Frame 1 (no input): blank canvas, image omitted
Frame 60 (no input): blank canvas, image omitted
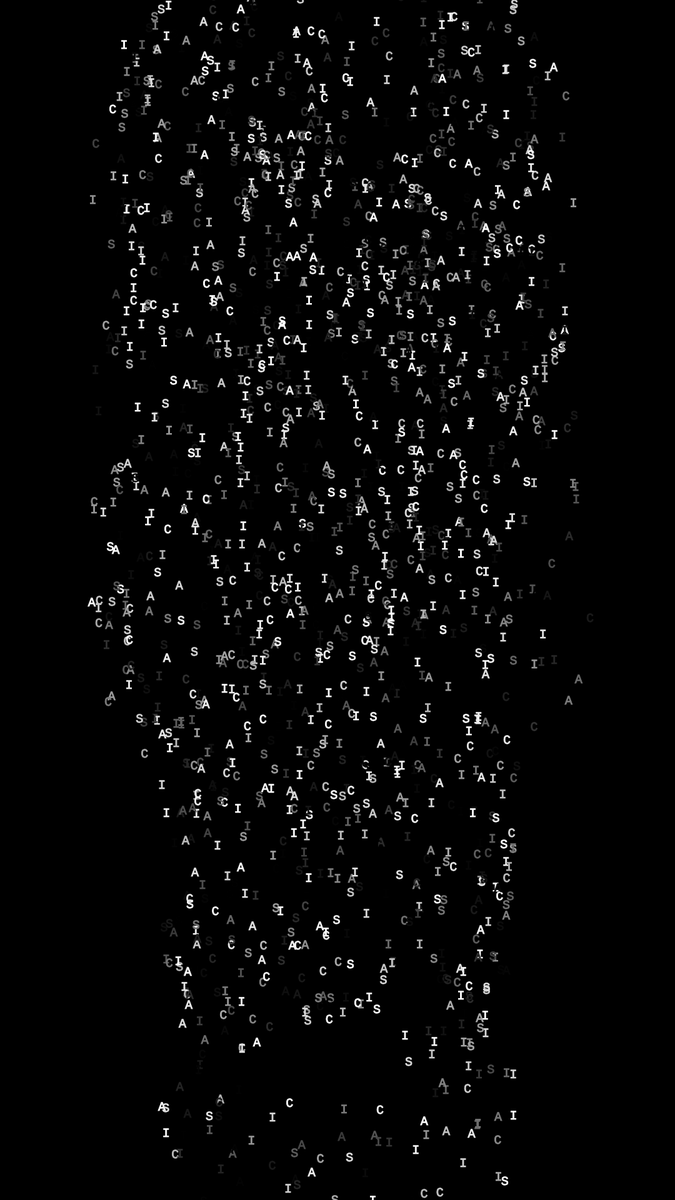
Frame 120 (the mouse pressed at the canvas centre since frame 60)

The p5.js sketch whose frames 1 and 60 were blank and that drew this single picture after the mouse press (run headless with seeded random() and noise() and a simulated clock; from frame 60 on, the mouse is pressed at the canvas centre):

// p5.js sketch
// ── sketch.js
/*
Author: Project Somedays
Date: 2024-02-24
Title: Genuary 2024 Day 9 - ASCII

Playing around with lerping and easing functions
Use a generated image of the text "ASCII" and sample from those pixels to determine the targets for all the letters

ASCII UFO: https://ascii.co.uk/art/alien
Easing Functions: https://easings.net/
*/

let UFOSTRING = String.raw`
    \.   \.      __,-"-.__      ./   ./
  \.   \'.  \'.-'"" _,="=._ ""'-.'/  .'/   ./
   \'.  \_'-''      _,="=._      ''-'_/  .'/
   \ '-',-._   _.  _,="=._  ,_   _.-,'-' /
  \. /',-',-._"""  \ _,="=._ /  """_.-,'-,'\ ./
  \'-'  /    '-._  "       "  _.-'    \  '-'/
  /)   (         \    ,-.    /         )   (\
  ,-'"     '-.       \  /   \  /       .-'     "'-,
  ,'_._         '-.____/ /  _  \ \____.-'         _._',
  /,'   '.                \_/ \_/                .'   ',\
  /'       )                  _            Krogg (       '\
   /   _,-'"'-.  ,++|T|||T|++.  .-'"'-,_   \
  / ,-'        \/|'|'|'|'|'|'|\/        '-, \
  /,'             | | | | | | |             ',\
  /'               ' | | | | | '               '\
' | | | '
  ' | '
`;


// Establishing the phases of the animation
let STATE = Object.freeze({
  "WAITING" : Symbol("WAITING"),
  "CONVERGING" : Symbol("Converging"),
  "ABDUCTING" : Symbol("Abducting")
});
let currentState = STATE.CONVERGING;
let currentFrame = 0;

// Image variables
let img;
let charSet = ["A","S","C","I","I"];
let tSize = 0.01; //1% of the width;
let letters = [];
let everyXPixel = 10; // determines how many letters
let cycleOffset;
let ufo;

// Easing tracking
let lerpProgress = 0;
let convergeEasing;
let abductionProgress = 0;
let abductEasing;
let cycleRate;

// timings
const phase1Frames = 200;
const phase2Frames = 100;
const phase3Frames = 200;
const totalFrames = phase1Frames + phase2Frames + phase3Frames;


function setup() {
  createCanvas(1080, 1920);
  cycleRate = random(1,15); // set the cycle rate each frame
  cycleOffset = random(); // how much should the x,y position influence the offset
  
  // text variables
  textSize(everyXPixel);
  textAlign(CENTER, CENTER);
  textFont('Courier');
  textStyle("BOLD");
  fill(255);
  stroke(255);
  
  // make the ufo offscreen
  ufo = new UFO(width/2, -height/2, width/2, height/4);

  // ----------------- Create the underlying graphic -------------- //
  img = createGraphics(width, height);
  img.fill(255);
  img.textAlign(CENTER, CENTER);
  img.textSize(1.2*height/(charSet.length));
  img.textLeading(0.9*height/charSet.length);
  img.textStyle(BOLD);
  img.text(charSet.join("\n"), img.width/2, img.height/2);

  // -------------- Get the targets ------------- //

  img.loadPixels();
  for(let x = 0; x < img.width; x+=everyXPixel){
    for(let y = 0; y < img.height; y+=everyXPixel){
      let ix = (x + y*img.width)*4;
      if(img.pixels[ix] === 255 && img.pixels[ix+1] === 255 && img.pixels[ix+2] === 255){
        let a = random(TWO_PI);
        let startX = width/2 + 1.1*height*cos(a);
        let startY = height/2 + 1.1*height*sin(a);
        letters.push(new Letter(startX, startY, x, y));
      }
    }
  }

  // console.log(letters);

}

function draw() {
  background(0);
  
  // ----------- get state --------------- //
  currentFrame = frameCount%totalFrames;

  if(currentFrame === 0){
    lerpProgress = 0;
    abductionProgress = 0;
  }
  
  if(currentFrame <= phase1Frames){
    currentState = STATE.CONVERGING;
  } else if(currentFrame > phase1Frames && currentFrame < phase1Frames + phase2Frames){
    currentState = STATE.WAITING;
  } else if(currentFrame > phase1Frames + phase2Frames){
    currentState = STATE.ABDUCTING;
  } 

  // ----------- set the lerp progress using the easing function depending on state --------------- //
  switch(currentState){
    case STATE.CONVERGING:
      lerpProgress += 1/phase1Frames;
      convergeEasing = easeInOutElastic(lerpProgress);
      break;
    case STATE.WAITING:
      lerpProgress = 1;
      convergeEasing = easeInOutElastic(lerpProgress);
      break;
    case STATE.ABDUCTING:
      abductionProgress += 1/phase3Frames;
      abductEasing = easeInOutQuint(abductionProgress);
      break;
  }
  
  // ------------ draw the letters ------------ //
  textSize(20);
  for(let l of letters){
    l.update();
    l.show();
  }

  // ------------- draw the UFO ------------- //
  ufo.update();
  ufo.show();

}




function easeInOutElastic(x){
  const c5 = (2 * Math.PI) / 4.5;
  
  return x === 0
    ? 0
    : x === 1
    ? 1
    : x < 0.5
    ? -(Math.pow(2, 20 * x - 10) * Math.sin((20 * x - 11.125) * c5)) / 2
    : (Math.pow(2, -20 * x + 10) * Math.sin((20 * x - 11.125) * c5)) / 2 + 1;
}

function easeInQuart(x){
  return x * x * x * x;
}

function easeInOutQuint(x){
  return x < 0.5 ? 16 * x * x * x * x * x : 1 - Math.pow(-2 * x + 2, 5) / 2;
}

  
// ── letter.js
class Letter{
    constructor(startx,starty, tx, ty){
      this.start = createVector(startx,starty);
      this.p = createVector(startx,starty);
      this.target = createVector(tx, ty);
      this.letter = random(charSet);
      this.yOffset = map(this.target.y, 0.2*height, 0.8*height, 0, TWO_PI);
      this.xOffset = map(this.target.x, 0.25*width, 0.75*width, 0, TWO_PI);
      this.offset = cycleOffset*this.yOffset + (1-cycleOffset)*this.xOffset;
      this.abductionDelay = map(this.target.y, 0, height, 0, 50);
      this.c = 255;
    }
  
    update(){
      this.c = map(cos(cycleRate*(this.offset + radians(currentFrame - phase1Frames))), -1, 1, 0, 255);
      switch(currentState){
        case STATE.CONVERGING:
          // this.c = 255;
          this.p = p5.Vector.lerp(this.start, this.target, convergeEasing);
          break;
        case STATE.WAITING:
          break;
        case STATE.ABDUCTING:
          // this.c = 255;
          // let aProgress = abductionProgress - map(currentFrame - this.abductionDelay)
          this.p = p5.Vector.lerp(this.target, ufo.p, abductEasing);
          break;
      }
    }
  
    show(){
      fill(this.c);
      stroke(this.c);
      text(this.letter, this.p.x, this.p.y);
    }
  }
// ── ufo.js
class UFO{
    constructor(startX,startY, endX, endY){
      this.start = createVector(startX, startY);
      this.end = createVector(endX, endY);
      this.p = createVector(startX, startY);
      this.progress = 0;
    }
    
    reset(){
      this.progress = 0;
    }
    update(){
      switch(currentState){
        case STATE.CONVERGING:
          break;
        case STATE.WAITING:
          this.progress += 1/phase2Frames;
          this.p = p5.Vector.lerp(this.start, this.end, easeInOutQuint(this.progress));
          break;
        case STATE.ABDUCTING:
          this.progress -= 1/phase3Frames;
          this.p = p5.Vector.lerp(this.start, this.end, easeInOutQuint(this.progress));
          break;
      }
    }
    show(){
      textSize(30);
      fill(255);
      stroke(255);
      text(UFOSTRING, this.p.x, this.p.y);
      
    }
  }
